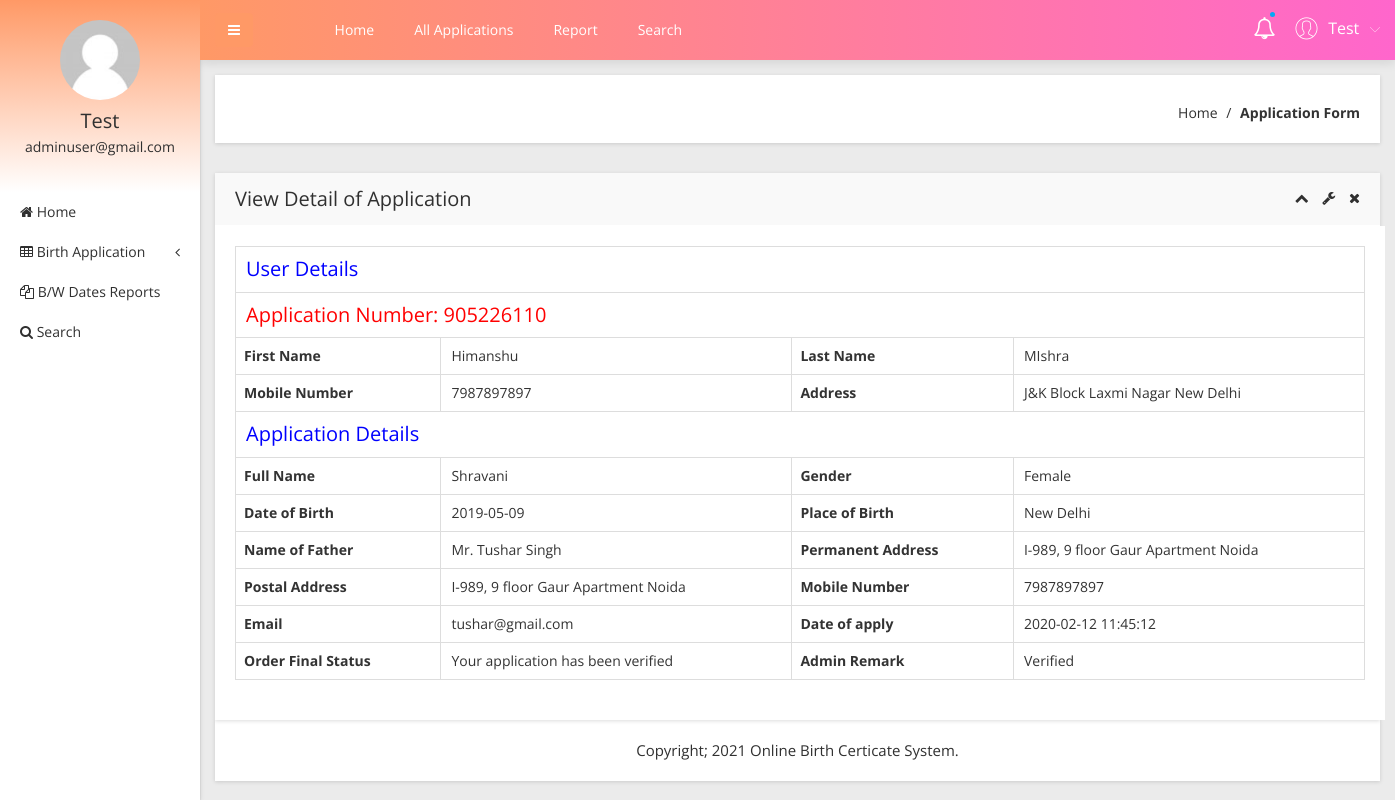
The app's page /obcs/admin/view-application-detail.php?viewid=1 (signed in) with its own data.
### tables this page shows
CREATE TABLE `tblapplication` (
  `ID` int(10) NOT NULL,
  `UserID` int(5) NOT NULL,
  `ApplicationID` varchar(200) DEFAULT NULL,
  `DateofBirth` varchar(200) DEFAULT NULL,
  `Gender` varchar(50) DEFAULT NULL,
  `FullName` varchar(200) DEFAULT NULL,
  `PlaceofBirth` varchar(200) DEFAULT NULL,
  `NameofFather` varchar(200) DEFAULT NULL,
  `PermanentAdd` mediumtext DEFAULT NULL,
  `PostalAdd` mediumtext DEFAULT NULL,
  `MobileNumber` bigint(10) DEFAULT NULL,
  `Email` varchar(200) DEFAULT NULL,
  `Dateofapply` timestamp NULL DEFAULT current_timestamp(),
  `Remark` varchar(200) DEFAULT NULL,
  `Status` varchar(50) DEFAULT NULL,
  `UpdationDate` timestamp NULL DEFAULT NULL ON UPDATE current_timestamp()
);

CREATE TABLE `tbluser` (
  `ID` int(10) NOT NULL,
  `FirstName` varchar(200) DEFAULT NULL,
  `LastName` varchar(200) DEFAULT NULL,
  `MobileNumber` bigint(10) DEFAULT NULL,
  `Address` mediumtext DEFAULT NULL,
  `Password` varchar(200) NOT NULL,
  `RegDate` timestamp NULL DEFAULT current_timestamp()
);

### obcs/admin/view-application-detail.php (the view, shortened to what this page needs)
<?php
include('includes/dbconnection.php');
if (strlen($_SESSION['obcsaid']==0)) {
  header('location:logout.php');
  } else{
  ?>
<!doctype html>
<html class="no-js" lang="en">
<head>
    <link rel="stylesheet" href="css/bootstrap.min.css">
    <link rel="stylesheet" href="css/font-awesome.min.css">
    <link rel="stylesheet" href="css/adminpro-custon-icon.css">
    <link rel="stylesheet" href="css/meanmenu.min.css">
    <link rel="stylesheet" href="css/jquery.mCustomScrollbar.min.css">
    <link rel="stylesheet" href="css/animate.css">
    <link rel="stylesheet" href="css/data-table/bootstrap-table.css">
    <link rel="stylesheet" href="css/data-table/bootstrap-editable.css">
    <link rel="stylesheet" href="css/normalize.css">
    <link rel="stylesheet" href="css/c3.min.css">
    <link rel="stylesheet" href="style.css">
    <link rel="stylesheet" href="css/responsive.css">
</head>
<body class="materialdesign">
    <div class="wrapper-pro">
      <?php include_once('includes/sidebar.php');?>
        <?php include_once('includes/header.php');?>
            <div class="breadcome-area mg-b-30 small-dn">
                <div class="container-fluid">
                    <div class="row">
                        <div class="col-lg-12">
                            <div class="breadcome-list shadow-reset">
                                <div class="row">
                                    <div class="col-lg-12">
                                        <ul class="breadcome-menu">
                                            <li><a href="dashboard.php">Home</a> <span class="bread-slash">/</span>
                                            </li>
                                            <li><span class="bread-blod">Application Form</span>
                                            </li>
                                        </ul>
                                    </div>
                                </div>
                            </div>
                        </div>
                    </div>
                </div>
            </div>
            <div class="data-table-area mg-b-15">
                <div class="container-fluid">
                    <div class="row">
                        <div class="col-lg-12">
                            <div class="sparkline13-list shadow-reset">
                                <div class="sparkline13-hd">
                                    <div class="main-sparkline13-hd">
                                        <h1>View <span class="table-project-n">Detail of</span> Application</h1>
                                        <div class="sparkline13-outline-icon">
                                            <span class="sparkline13-collapse-link"><i class="fa fa-chevron-up"></i></span>
                                            <span><i class="fa fa-wrench"></i></span>
                                            <span class="sparkline13-collapse-close"><i class="fa fa-times"></i></span>
                                        </div>
                                    </div>
                                </div>
                                <div class="sparkline13-graph container">
                                    <div class="datatable-dashv1-list custom-datatable-overright">
                                         <?php
                               $vid=$_GET['viewid'];
$sql="SELECT tblapplication.*,tbluser.FirstName,tbluser.LastName,tbluser.MobileNumber,tbluser.Address from  tblapplication join  tbluser on tblapplication.UserID=tbluser.ID where tblapplication.ID=:vid";
$query = $dbh -> prepare($sql);
$query-> bindParam(':vid', $vid, PDO::PARAM_STR);
$query->execute();
$results=$query->fetchAll(PDO::FETCH_OBJ);
$cnt=1;
if($query->rowCount() > 0)
{
foreach($results as $row)
{               ?>
                                <table border="1" class="table table-bordered">
 <tr align="center">
<td colspan="4" style="font-size:20px;color:blue">
 User Details</td></tr>
<tr align="center">
<td colspan="4" style="font-size:20px;color:red">
 Application Number:   <?php  echo $row->ApplicationID;?></td></tr>
    <tr>
    <th scope>First Name</th>
    <td><?php  echo $row->FirstName;?></td>
    <th scope>Last Name</th>
    <td><?php  echo $row->LastName;?></td>
  </tr>
  <tr>
    <th scope>Mobile Number</th>
    <td><?php  echo $row->MobileNumber;?></td>
    <th>Address</th>
    <td><?php  echo $row->Address;?></td>
  </tr>
<tr align="center">
<td colspan="4" style="font-size:20px;color:blue">
 Application Details</td></tr>
 <tr>
    <th scope>Full Name</th>
    <td><?php  echo $row->FullName;?></td>
    <th scope>Gender</th>
    <td><?php  echo $row->Gender;?></td>
  </tr>
   <tr>
    <th scope>Date of Birth</th>
    <td><?php  echo $row->DateofBirth;?></td>
    <th scope>Place of Birth</th>
    <td><?php  echo $row->PlaceofBirth;?></td>
  </tr>
  <tr>
    <th scope>Name of Father</th>
    <td><?php  echo $row->NameofFather;?></td>
    <th scope>Permanent Address</th>
    <td><?php  echo $row->PermanentAdd;?></td>
  </tr>
   <tr>
    <th scope>Postal Address</th>
    <td><?php  echo $row->PostalAdd;?></td>
    <th scope>Mobile Number</th>
    <td><?php  echo $row->MobileNumber;?></td>
  </tr>
   <tr>
    <th scope>Email</th>
    <td><?php  echo $row->Email;?></td>
    <th scope>Date of apply</th>
    <td><?php  echo $row->Dateofapply;?></td>
  </tr>
  <tr>
     <th>Order Final Status</th>
    <td> <?php  $status=$row->Status;
if($row->Status=="Verified")
{
  echo "Your application has been verified";
}
     ;?></td>
     <th >Admin Remark</th>
    <?php if($row->Status==""){ ?>
                     <td><?php echo "Your application has still pending"; ?></td>
<?php } else { ?>                  <td><?php  echo htmlentities($row->Status);?>
                  </td>
                  <?php } ?>
  </tr>
  <?php $cnt=$cnt+1;}} ?>
</table>
                    </div>
                </div>
            </div>
        </div>
    </div>
  <?php include_once('includes/footer.php');?>
</body>
</html><?php }  ?>

### obcs/admin/includes/sidebar.php (shortened to what this page needs)
     <?php
include('includes/dbconnection.php');
if (strlen($_SESSION['obcsaid']==0)) {
  header('location:logout.php');
  } else{
  ?>
  <div class="left-sidebar-pro">
            <nav id="sidebar">
                <div class="sidebar-header">
                    <a href="#"><img src="img/message/avatar.jpg" alt="" />
                    </a>
                    <?php
$aid=$_SESSION['obcsaid'];
$sql="SELECT AdminName,Email from  tbladmin where ID=:aid";
$query = $dbh -> prepare($sql);
$query->bindParam(':aid',$aid,PDO::PARAM_STR);
$query->execute();
$results=$query->fetchAll(PDO::FETCH_OBJ);
$cnt=1;
if($query->rowCount() > 0)
{
foreach($results as $row)
{               ?>
                    <h3> <?php  echo $row->AdminName;?></h3>
                    <p> <?php  echo $row->Email;?></p>
                  <?php $cnt=$cnt+1;}} ?>
                </div>
                <div class="left-custom-menu-adp-wrap">
                    <ul class="nav navbar-nav left-sidebar-menu-pro">
                        <li class="nav-item">
                            <a href="dashboard.php" role="button" aria-expanded="false"><i class="fa big-icon fa-home"></i> <span class="mini-dn">Home</span> </a>
                        </li>
                        <li class="nav-item"><a href="#" data-toggle="dropdown" role="button" aria-expanded="false" class="nav-link dropdown-toggle"><i class="fa big-icon fa-table"></i> <span class="mini-dn">Birth Application</span> <span class="indicator-right-menu mini-dn"><i class="fa indicator-mn fa-angle-left"></i></span></a>
                        </li>
                        <li class="nav-item">
                            <a href="between-dates-report.php" role="button" aria-expanded="false"><i class="fa big-icon fa-files-o"></i> <span class="mini-dn">B/W Dates Reports</span> </a>
                        </li>
                        <li class="nav-item">
                            <a href="search.php" role="button" aria-expanded="false"><i class="fa fa-search"></i> <span class="mini-dn">Search</span> </a>
                        </li>
                    </ul>
                </div>
            </nav>
        </div>
        <?php }  ?>

### obcs/admin/includes/header.php (shortened to what this page needs)
      <?php
include('includes/dbconnection.php');
if (strlen($_SESSION['obcsaid']==0)) {
  header('location:logout.php');
  } else{
  ?>
 <div class="content-inner-all">
            <div class="header-top-area">
                <div class="fixed-header-top">
                    <div class="container-fluid">
                        <div class="row">
                            <div class="col-lg-1 col-md-6 col-sm-6 col-xs-12">
                                <button type="button" id="sidebarCollapse" class="btn bar-button-pro header-drl-controller-btn btn-info navbar-btn">
                                    <i class="fa fa-bars"></i>
                                </button>
                            </div>
                            <div class="col-lg-6 col-md-1 col-sm-1 col-xs-12">
                                <div class="header-top-menu tabl-d-n">
                                    <ul class="nav navbar-nav mai-top-nav">
                                        <li class="nav-item"><a href="dashboard.php" class="nav-link">Home</a>
                                        </li>
                                        <li class="nav-item"><a href="all-birth-application.php" class="nav-link">All Applications</a>
                                        </li>
                                        <li class="nav-item"><a href="between-dates-report.php" class="nav-link">Report</a>
                                        </li>
                                        <li class="nav-item"><a href="search.php" class="nav-link">Search</a>
                                        </li>
                                    </ul>
                                </div>
                            </div>
                            <div class="col-lg-5 col-md-5 col-sm-6 col-xs-12">
                                <div class="header-right-info">
                                    <ul class="nav navbar-nav mai-top-nav header-right-menu">
                                        <li class="nav-item"><a href="new-birth-application.php" data-toggle="dropdown" role="button" aria-expanded="false" class="nav-link dropdown-toggle"><i class="fa fa-bell-o" aria-hidden="true"></i><span class="indicator-nt"></span></a>
                                        </li>
                                        <li class="nav-item">
                                            <a href="#" data-toggle="dropdown" role="button" aria-expanded="false" class="nav-link dropdown-toggle">
                                                <?php
$aid=$_SESSION['obcsaid'];
$sql="SELECT AdminName,Email from  tbladmin where ID=:aid";
$query = $dbh -> prepare($sql);
$query->bindParam(':aid',$aid,PDO::PARAM_STR);
$query->execute();
$results=$query->fetchAll(PDO::FETCH_OBJ);
$cnt=1;
if($query->rowCount() > 0)
{
foreach($results as $row)
{               ?>
                                                <span class="adminpro-icon adminpro-user-rounded header-riht-inf"></span>
                                                <span class="admin-name"><?php  echo $row->AdminName;?></span>
                                                <span class="author-project-icon adminpro-icon adminpro-down-arrow"></span><?php $cnt=$cnt+1;}} ?>
                                            </a>
                                        </li>
                                    </ul>
                                </div>
                            </div>
                        </div>
                    </div>
                </div>
            </div><?php }  ?>

### obcs/admin/includes/footer.php
<div class="footer-copyright-area">
    <div class="container-fluid">
        <div class="row">
            <div class="col-lg-12">
                <div class="footer-copy-right">
                    <p>Copyright; 2021 Online Birth Certicate System.</p>
                </div>
            </div>
        </div>
    </div>
</div>

### records on screen
tblapplication: ApplicationID "905226110", UserID.FirstName "Himanshu", UserID.LastName "MIshra", UserID.MobileNumber "7987897897", UserID.Address "J&K Block Laxmi Nagar New Delhi", FullName "Shravani", Gender "Female", DateofBirth "2019-05-09", PlaceofBirth "New Delhi", NameofFather "Mr. Tushar Singh", PermanentAdd "I-989, 9 floor Gaur Apartment Noida", PostalAdd "I-989, 9 floor Gaur Apartment Noida", Email "tushar@gmail.com", Dateofapply "2020-02-12 11:45:12", shows "Your application has been verified", Status "Verified"

### other values on screen
$row->AdminName "Test"
$row->Email "adminuser@gmail.com"
